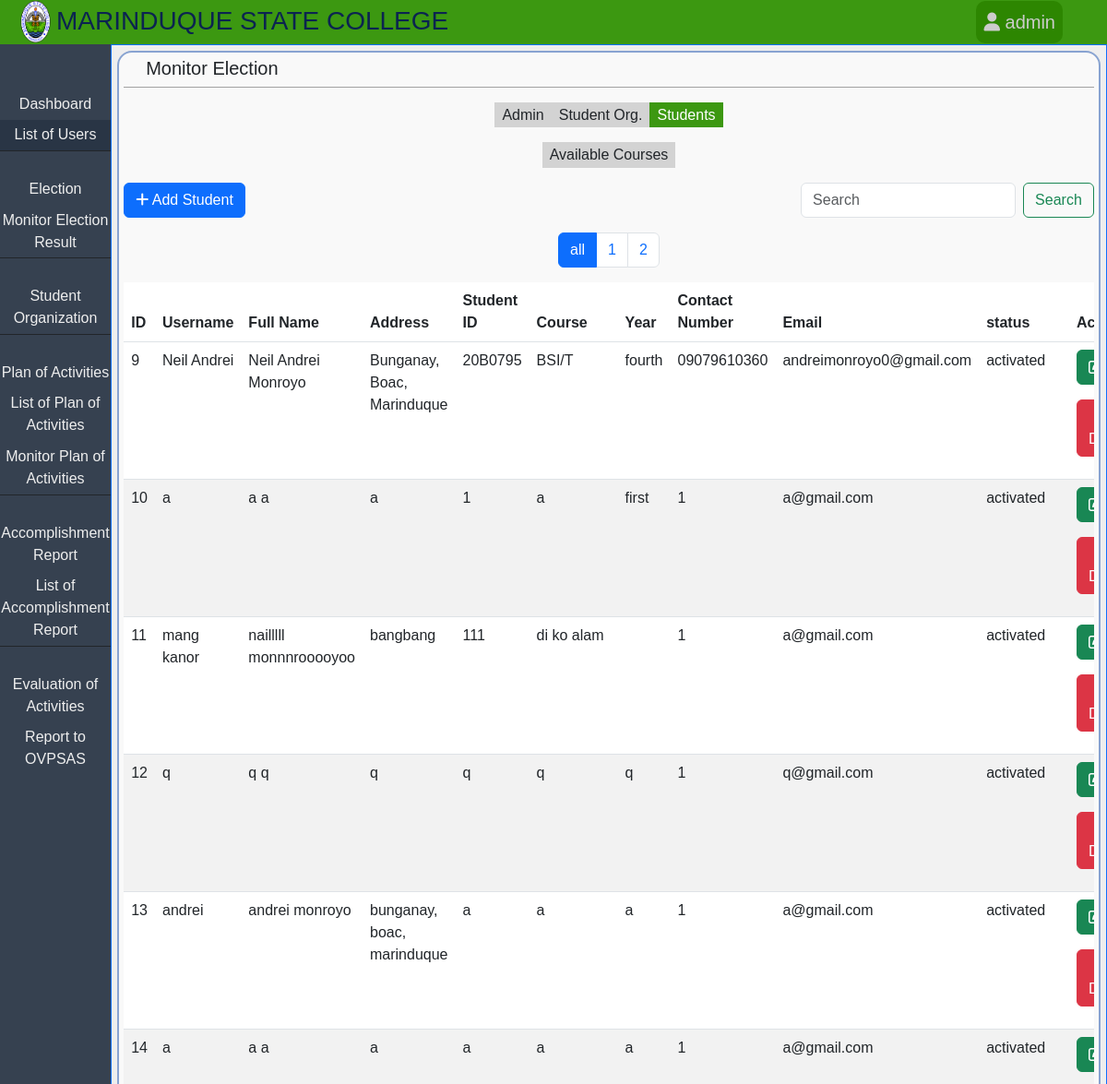
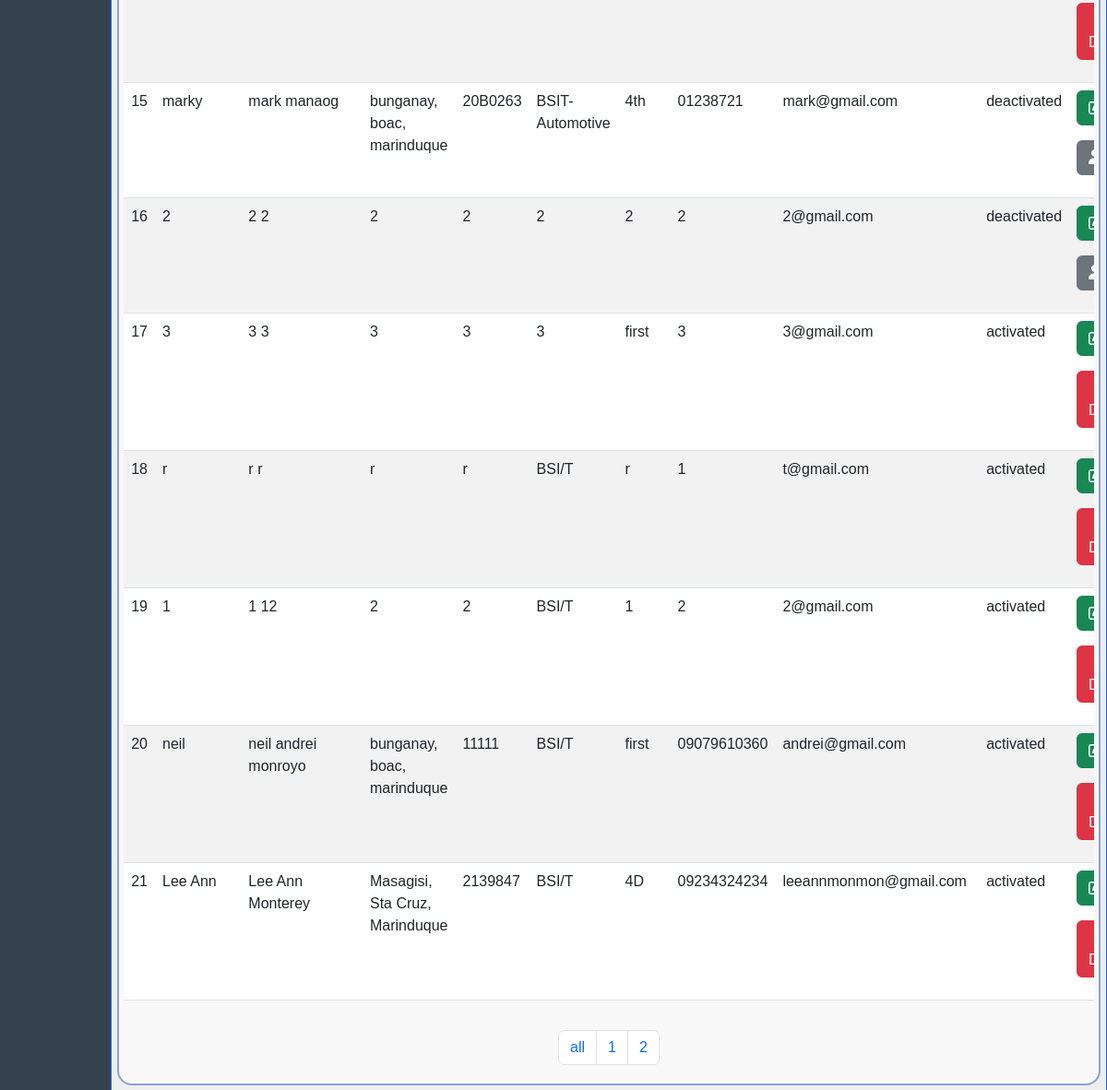
Page /admin/admin-list-of-users.php?user=student&page=all (signed in) on the committed database (2 pictures, top to bottom).
### tables this page shows
CREATE TABLE `student` (
  `id` int(11) NOT NULL,
  `username` varchar(100) DEFAULT NULL,
  `first_name` varchar(100) DEFAULT NULL,
  `last_name` varchar(100) DEFAULT NULL,
  `address` varchar(100) DEFAULT NULL,
  `student_id` varchar(100) DEFAULT NULL,
  `course` varchar(100) DEFAULT NULL,
  `year_and_section` varchar(100) DEFAULT NULL,
  `contact_no` varchar(100) DEFAULT NULL,
  `email` varchar(100) DEFAULT NULL,
  `can_vote` varchar(100) DEFAULT ' ',
  `can_monitor` varchar(100) DEFAULT ' ',
  `can_see_result` varchar(100) DEFAULT ' ',
  `can_monitor_plan_of_activity` varchar(100) DEFAULT NULL,
  `status` varchar(50) NOT NULL DEFAULT 'activated',
  `password` varchar(100) DEFAULT NULL,
  `if_voted` varchar(50) DEFAULT NULL
);

### classes/database.php (called while the page is built, shortened)
<?php
class database
{
  private $servername = 'localhost';
  private $username = 'root';
  private $password = '';
  private $dbname = 'etrack';
  public $mysqli = '';
  public function __construct()
  {
    $this->mysqli = new mysqli($this->servername, $this->username, $this->password, $this->dbname);
  }
  public function limitSelectAll($table, $limit = 0, $offset = 0)
  {
    if($limit == 0 && $offset == 0){
      $sql = "SELECT * FROM $table";
      return $this->mysqli->query($sql);
    }
    $sql = "SELECT * FROM $table ORDER BY id LIMIT $limit OFFSET $offset";
    return $this->mysqli->query($sql);
  }
}

### admin/admin-list-of-users.php (the view, shortened to what this page needs)
<?php
include "../classes/database.php";
include "../classes/user.php";
$admin = new database();
$user = User::returnValueGet('user');
?>
<!DOCTYPE html>
<html lang="en">
<head>
  <link rel="stylesheet" href="../css/bootstrap/bootstrap.css?<?php echo time(); ?>">
  <link rel="stylesheet" href="../css/admin.css?<?php echo time(); ?>">
</head>
<body>
  <div class="body">
    <div class="header bg-green-1">
      <div class="d-flex align-items-center"><img class="header-logo" src="../images/msc_logo.png" alt="msc logo">
        <h3 class=" header-texts">MARINDUQUE STATE COLLEGE</h3>
      </div>
      <div class="dropdown">
        <button class="dropbtn"><i class="fa-solid fa-user"></i> <?php User::printSession('admin-username'); ?></button>
      </div>
    </div>
    <div class="page-content">
    <div class="nav-links">
        <nav style="position: sticky; top: 4vh;">
          <ul>
            <li onclick="window.location.href='admin-homepage.php'">
              <span>Dashboard</span>
            </li>
            <li onclick="window.location.href='admin-list-of-users.php'" class="mb-4 border-bottom border-dark bg-dark-gray2">
              <span>List of Users</span>
            </li>
            <li onclick="window.location.href='admin-election.php'">
              <span>Election</span>
            </li>
            <li onclick="window.location.href='admin-monitor-election-result.php'" class="mb-4 border-bottom border-dark">
              <span>Monitor Election Result</span>
            </li>
            <li onclick="window.location.href='admin-student-organization.php'" class="mb-4 border-bottom border-dark">
              <span>Student Organization</span>
            </li>
            <li onclick="window.location.href='admin-plan-of-activities.php'">
              <span>Plan of Activities</span>
            </li>
            <li onclick="window.location.href='admin-list-of-plan-of-activities.php'">
              <span>List of Plan of Activities</span>
            </li>
            <li onclick="window.location.href='admin-monitor-plan-of-activities.php'" class="mb-4 border-bottom border-dark">
              <span>Monitor Plan of Activities</span>
            </li>
            <li onclick="window.location.href='admin-accomplishment-report.php'">
              <span>Accomplishment Report</span>
            </li>
            <li onclick="window.location.href='admin-list-of-accomplishment-report.php'" class="mb-4 border-bottom border-dark">
              <span>List of Accomplishment Report</span>
            </li>
            <li onclick="window.location.href='admin-evaluation-of-activities.php'">
              <span>Evaluation of Activities</span>
            </li>
            <li onclick="window.location.href='admin-report-to-ovpsas.php'">
              <span>Report to OVPSAS</span>
            </li>
          </ul>
        </nav>
      </div>
      <div class="content border border-primary">
        <div class="content-container">
          <div class="content-header">
            <h5>Monitor Election</h5>
          </div>
          <nav class="org-list-nav">
            <ul>
              <li id="admin" onclick="window.location.href='admin-list-of-users.php?user=admin'">Admin</li>
              <li id="student_org" onclick="window.location.href='admin-list-of-users.php?user=student_org'">Student Org.</li>
              <li id="student" onclick="window.location.href='admin-list-of-users.php?user=student'">Students</li>
            </ul>
          </nav>
          <nav class="org-list-nav">
            <ul>
              <li onclick="window.location.href='admin-list-of-courses.php'">Available Courses</li>
            </ul>
          </nav>
          <div class="button-search-wrapper">
            <a class="btn btn-primary <?php if(User::returnValueGet('user') != 'student') {echo 'd-none';} ?>" href="admin-add-user.php?user=<?php echo 'student'; ?>"><i class="fa-solid fa-plus"></i> Add Student</a>
            <form method="post" class="d-flex" role="search">
              <input class="form-control me-2" type="search" name="search" placeholder="Search" aria-label="Search">
              <button class="btn btn-outline-success" type="submit" name="submit">Search</button>
            </form>
          </div>
          <nav class="mt-3">
            <ul class="pagination d-flex justify-content-center">
              <li class="page-item"><a class="page-link" href="admin-list-of-users.php?user=<?php echo $user; ?>&page=<?php echo 'all'; ?>" id="<?php echo 'all'; ?>">all</a></li>
              <?php
                $sql = "SELECT COUNT(id) FROM $user;";
                $result = $admin->mysqli->query($sql);
                $count = $result->fetch_assoc();
                $num = $count['COUNT(id)'] / 10;
                $num_of_page = ceil($num);
                for ($i = 1; $i <= $num_of_page; $i++){
              ?>
                <li class="page-item"><a class="page-link" href="admin-list-of-users.php?user=<?php echo $user; ?>&page=<?php echo $i; ?>" id="<?php echo $i; ?>"><?php echo $i; ?></a></li>
              <?php } ?>
            </ul>
          </nav>
          <div class="table-responsive">
            <table class="table table-striped table-hover">
              <thead>
                <tr class="<?php if(User::returnValueGet('user') != 'student') {echo 'd-none';} ?>">
                  <th>ID</th>
                  <th>Username</th>
                  <th>Full Name</th>
                  <th>Address</th>
                  <th>Student ID</th>
                  <th>Course</th>
                  <th>Year</th>
                  <th>Contact Number</th>
                  <th>Email</th>
                  <th>status</th>
                  <th>Action</th>
                </tr>
              </thead>
              <tbody>
                <tbody>
                <?php
                  if(isset($_POST['submit'])) {
                    $search = $_POST['search'];
                    if($user == 'student_org'){
                      $result = $admin->search($user, 'name_of_org', 'college_of', $search);
                    } else {
                      $result = $admin->search($user, 'first_name', 'last_name', $search);
                    }
                  }else {
                  if($_GET['page'] == 'all'){
                    $result = $admin->limitSelectAll($user);
                  }else {
                    $num = ((int)$_GET['page']) - 1;
                    $offset = (string)$num . '0';
                    $result = $admin->limitSelectAll($user, 10, (int)$offset);
                  }
                  }
                  while($row = mysqli_fetch_assoc($result)) {
                ?>
                  <tr class="<?php if (User::returnValueGet('user') != 'student') { echo 'd-none' ;}  ?>">
                    <td><?php echo $row['id'] ?></td>
                    <td><?php echo $row['username']; ?></td>
                    <td><?php echo $row['first_name'] .' '.  $row['last_name']; ?></td>
                    <td><?php echo $row['address']; ?></td>
                    <td><?php echo $row['student_id']; ?></td>
                    <td><?php echo $row['course']; ?></td>
                    <td><?php echo $row['year_and_section']; ?></td>
                    <td><?php echo $row['contact_no']; ?></td>
                    <td><?php echo $row['email']; ?></td>
                    <td><?php echo $row['status'] ?></td>
                    <td>
                      <a class="btn btn-success mb-3" href="admin-edit-users.php?id=<?php echo $row['id']; ?>&user=<?php User::printGet('user'); ?>"><i class="fa-regular fa-pen-to-square"></i> Edit</a>
                      <a class="btn btn-secondary mb-3 <?php if($row['status'] == 'activated') {echo 'd-none';} ?>" href="change-user-status.php?id=<?php echo $row['id'] ?>&user=<?php echo User::returnValueGet('user'); ?> &status=<?php echo 'activated'; ?>"><i class="fa-solid fa-user"></i> Activate</a>
                      <a class="btn btn-danger mb-3 <?php if($row['status'] == 'deactivated') {echo 'd-none';} ?>" href="change-user-status.php?id=<?php echo $row['id'] ?>&user=<?php echo User::returnValueGet('user'); ?> &status=<?php echo 'deactivated'; ?>"><i class="fa-solid fa-user-slash"></i> Deactivate</a>
                    </td>
                  </tr>
                <?php } ?>
                </tbody>
              </tbody>
            </table>
          </div>
          <nav class="mt-3">
            <ul class="pagination d-flex justify-content-center">
              <li class="page-item"><a class="page-link" href="admin-list-of-users.php?user=<?php echo $user; ?>&page=<?php echo 'all'; ?>" id="<?php echo 'all'; ?>">all</a></li>
              <?php
                $sql = "SELECT COUNT(id) FROM $user;";
                $result = $admin->mysqli->query($sql);
                $count = $result->fetch_assoc();
                $num = $count['COUNT(id)'] / 10;
                $num_of_page = ceil($num);
                for ($i = 1; $i <= $num_of_page; $i++){
              ?>
                <li class="page-item"><a class="page-link" href="admin-list-of-users.php?user=<?php echo $user; ?>&page=<?php echo $i; ?>" id="<?php echo $i; ?>"><?php echo $i; ?></a></li>
              <?php } ?>
            </ul>
          </nav>
        </div>
      </div>
    </div>
  </div>
</body>
</html>

### css/admin.css (style rules this page uses)
* { box-sizing: border-box; font-family: sans-serif; padding: 0; margin: 0; word-wrap: break-word; }
a { text-decoration: none; color: #EEEEEE; }
.bg-green-1 { background-color: #3C9811; }
.bg-dark-gray2 { background-color: #293545; }
.body { max-width: 1440px; margin: auto; }
.header { height: 3rem; max-width: 1440px; padding: 0 3rem 0 1rem; display: flex; justify-content: space-between; align-items: center; }
.header-logo { height: 45px; }
.header-texts { margin-top: .3rem; color: #0b2450; }
.page-content { display: flex; }
.nav-links { min-height: auto; background-color: #364150; color: #EEEEEE; }
div.nav-links nav ul { text-decoration: none; list-style: none; padding: 0; margin-top: 3rem; }
div.nav-links nav ul li { text-align: center; padding: .3rem 0; margin: 0; }
li span:first-child { display: inline; }
.content { width: 90%; padding: .4rem; background-color: #EEEEEE; }
.content-container { background: #f9f9f9; border: 2px solid rgba(25, 78, 170, 0.5); border-radius: 16px; padding: 0.3rem; overflow: hidden; }
.content-header { padding: 0 2vw; border-bottom: 1px solid #a1a1a1; margin-bottom: 1rem; }
.org-list-nav ul { display: flex; justify-content: center; text-decoration: none; list-style: none; padding: 0; margin: 0 0 1rem; border-radius: 20px; }
.org-list-nav ul li { padding: .1rem .5rem; background-color: #D3D3D3; margin: 0; }
.button-search-wrapper { display: flex; justify-content: space-between; }
.dropbtn { background-color:#2d8601 ; color: rgb(31, 31, 31); padding: .5rem; font-size: 1.25rem; border: none; cursor: pointer; border-radius: 10px; }
button.dropbtn { color: rgb(204, 204, 204); }
.dropdown { position: relative; display: inline-block; }
table { word-wrap: break-word; }

### rows in the picture
student: id "9", username "Neil Andrei", first_name "Neil Andrei", last_name "Monroyo", address "Bunganay, Boac, Marinduque", student "20B0795", course "BSI/T", year_and_section "fourth", contact_no "09079610360", email "andreimonroyo0@gmail.com", status "activated"
student: id "10", username "a", first_name "a", last_name "a", address "a", student "1", course "a", year_and_section "first", contact_no "1", email "a@gmail.com", status "activated"
student: id "11", username "mang kanor", first_name "nailllll", last_name "monnnrooooyoo", address "bangbang", student "111", course "di ko alam", contact_no "1", email "a@gmail.com", status "activated"
student: id "12", username "q", first_name "q", last_name "q", address "q", student "q", course "q", year_and_section "q", contact_no "1", email "q@gmail.com", status "activated"
student: id "13", username "andrei", first_name "andrei", last_name "monroyo", address "bunganay, boac, marinduque", student "a", course "a", year_and_section "a", contact_no "1", email "a@gmail.com", status "activated"
student: id "14", username "a", first_name "a", last_name "a", address "a", student "a", course "a", year_and_section "a", contact_no "1", email "a@gmail.com", status "activated"
student: id "15", username "marky", first_name "mark", last_name "manaog", address "bunganay, boac, marinduque", student "20B0263", course "BSIT-Automotive", year_and_section "4th", contact_no "01238721", email "mark@gmail.com", status "deactivated"
student: id "16", username "2", first_name "2", last_name "2", address "2", student "2", course "2", year_and_section "2", contact_no "2", email "2@gmail.com", status "deactivated"
student: id "17", username "3", first_name "3", last_name "3", address "3", student "3", course "3", year_and_section "first", contact_no "3", email "3@gmail.com", status "activated"
student: id "18", username "r", first_name "r", last_name "r", address "r", student "r", course "BSI/T", year_and_section "r", contact_no "1", email "t@gmail.com", status "activated"
student: id "19", username "1", first_name "1", last_name "12", address "2", student "2", course "BSI/T", year_and_section "1", contact_no "2", email "2@gmail.com", status "activated"
student: id "20", username "neil", first_name "neil andrei", last_name "monroyo", address "bunganay, boac, marinduque", student "11111", course "BSI/T", year_and_section "first", contact_no "09079610360", email "andrei@gmail.com", status "activated"
student: id "21", username "Lee Ann", first_name "Lee Ann", last_name "Monterey", address "Masagisi, Sta Cruz, Marinduque", student "2139847", course "BSI/T", year_and_section "4D", contact_no "09234324234", email "leeannmonmon@gmail.com", status "activated"

### other values in the picture
$_SESSION["$name_of_session"] "admin"
